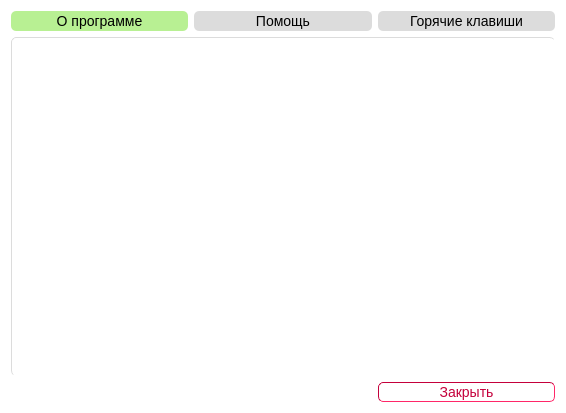
<?xml version="1.0" encoding="UTF-8"?>
<ui version="4.0">
 <class>help</class>
 <widget class="QWidget" name="help">
  <property name="geometry">
   <rect>
    <x>0</x>
    <y>0</y>
    <width>566</width>
    <height>413</height>
   </rect>
  </property>
  <property name="windowTitle">
   <string>Form</string>
  </property>
  <property name="styleSheet">
   <string notr="true">*
{
font-size:14px;
border-radius: 5px;
}

QWidget {
background-color: rgb(255,255,255);
}

QPushButton{
color: black;
background-color: rgb(220,220,220);
    border-style: outset;
}
QPushButton:pressed {
color: black;
    background-color: rgb(134,198,91);
    border-style: inset;
}
QPushButton:checked {
color: black;
background-color: rgb(184,240,147);
    border-style: inset;
}

QLabel
{
  color: black;
}

QMenuBar
{
background-color: rgb(220,220,220);
font-size:14px;
  color: black;
}

QMenu
{
background-color: rgb(220,220,220);
font-size:14px;
  color: black;
}

</string>
  </property>
  <layout class="QGridLayout" name="gridLayout">
   <item row="1" column="1">
    <widget class="QPushButton" name="pushButtonHelp">
     <property name="minimumSize">
      <size>
       <width>0</width>
       <height>20</height>
      </size>
     </property>
     <property name="text">
      <string>Помощь</string>
     </property>
     <property name="checkable">
      <bool>true</bool>
     </property>
    </widget>
   </item>
   <item row="1" column="2">
    <widget class="QPushButton" name="pushButtonHotKeys">
     <property name="minimumSize">
      <size>
       <width>0</width>
       <height>20</height>
      </size>
     </property>
     <property name="text">
      <string>Горячие клавиши</string>
     </property>
     <property name="checkable">
      <bool>true</bool>
     </property>
    </widget>
   </item>
   <item row="1" column="0">
    <widget class="QPushButton" name="pushButtonAbout">
     <property name="minimumSize">
      <size>
       <width>0</width>
       <height>20</height>
      </size>
     </property>
     <property name="text">
      <string>О программе</string>
     </property>
     <property name="checkable">
      <bool>true</bool>
     </property>
     <property name="checked">
      <bool>true</bool>
     </property>
    </widget>
   </item>
   <item row="2" column="0" colspan="3">
    <widget class="QTextBrowser" name="textBrowser">
     <property name="styleSheet">
      <string notr="true">
border-color: rgb(220, 220, 220);
border-width : 1.2px;
border-style:inset;
</string>
     </property>
    </widget>
   </item>
   <item row="3" column="2">
    <widget class="QPushButton" name="pushButtonClose">
     <property name="minimumSize">
      <size>
       <width>0</width>
       <height>20</height>
      </size>
     </property>
     <property name="styleSheet">
      <string notr="true">QPushButton {border-color: rgb(196,0,59);
border-width : 1.2px;
border-style:inset;
color: rgb(196,0,59);
background-color: rgb(255,255,255);}

QPushButton:pressed {
color: black;
    background-color: rgb(203,119,140);
    border-style: inset;
}</string>
     </property>
     <property name="text">
      <string>Закрыть</string>
     </property>
    </widget>
   </item>
  </layout>
 </widget>
 <resources/>
 <connections/>
</ui>
